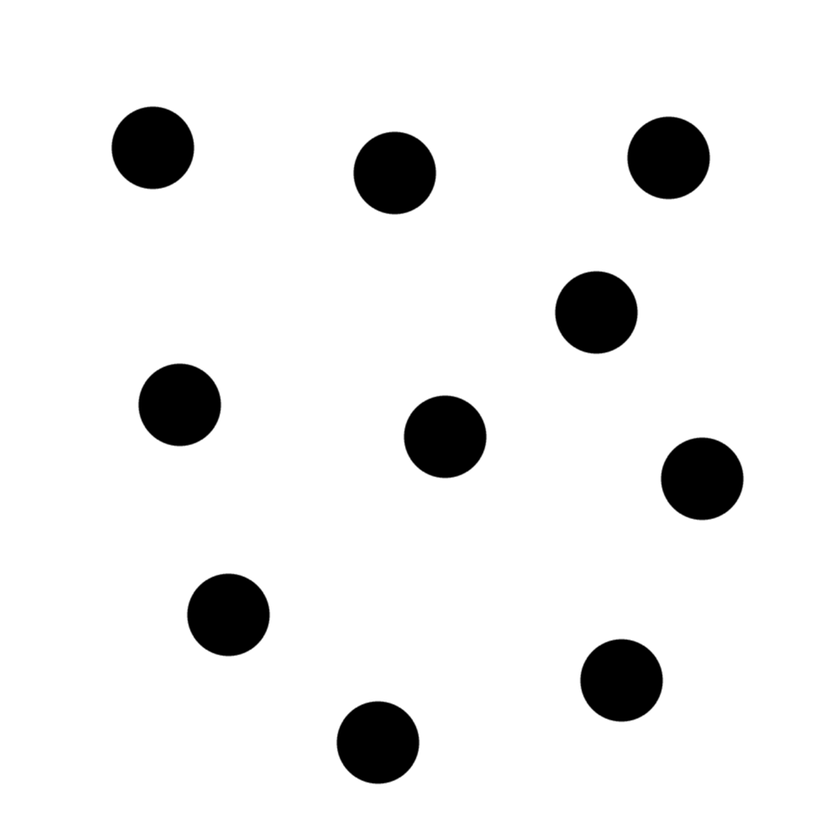
%> input picture otras-pruebas/circles.png, 840 x 840 px, shrunk from 1000 x 1000 before the run
$ octave circles.m   (GNU Octave 9; MATLAB toolbox functions it lacks are replaced by stand-ins)
%> lines starting %> are read from the running program, lines starting %| are printed output that depends on the picture
clc
clear

% El rango de valores que imfindcircles utiliza representa el tamaño del radio
% de los círculos buscados
% Las unidades del radio están en píxeles
% Por defecto se buscan circulos claros en un fondo oscuro, si se trabaja con
% caso inverso se utiliza la propiedad ObjectPolarity con valor dark

imagenPath = strcat('imagenes\circles.png');
i_orig = imread (imagenPath);
%> i_orig is the input picture: size 840x840x3 uint8; min 0, max 255, mean 235.8
i = rgb2gray (i_orig);

[centers, radii, metric] = imfindcircles(i, [40 60], 'ObjectPolarity','dark')
%> centers = [622.2 680.8; 596.6 313; 378.5 743; 229 615.5; 669.1 158.4; 702.8 479.2; 395.2 173.5; 153.5 148.4; 445.7 437.3; 180.2 405.5]; radii = [41.2; 41.2; 41.13; 41.19; 41.18; 41.13; 41.13; 41.13; 41.15; 41.13]; metric = [0.568; 0.566; 0.556; 0.553; 0.55; 0.548; 0.546; 0.545; 0.545; 0.54]
centersStrong5 = centers(1:10,:);
%> centersStrong5 has the same summary as centers
radiiStrong5 = radii(1:10);
%> radiiStrong5 has the same summary as radii
imshow (i)
viscircles(centersStrong5, radiiStrong5,'EdgeColor','b');
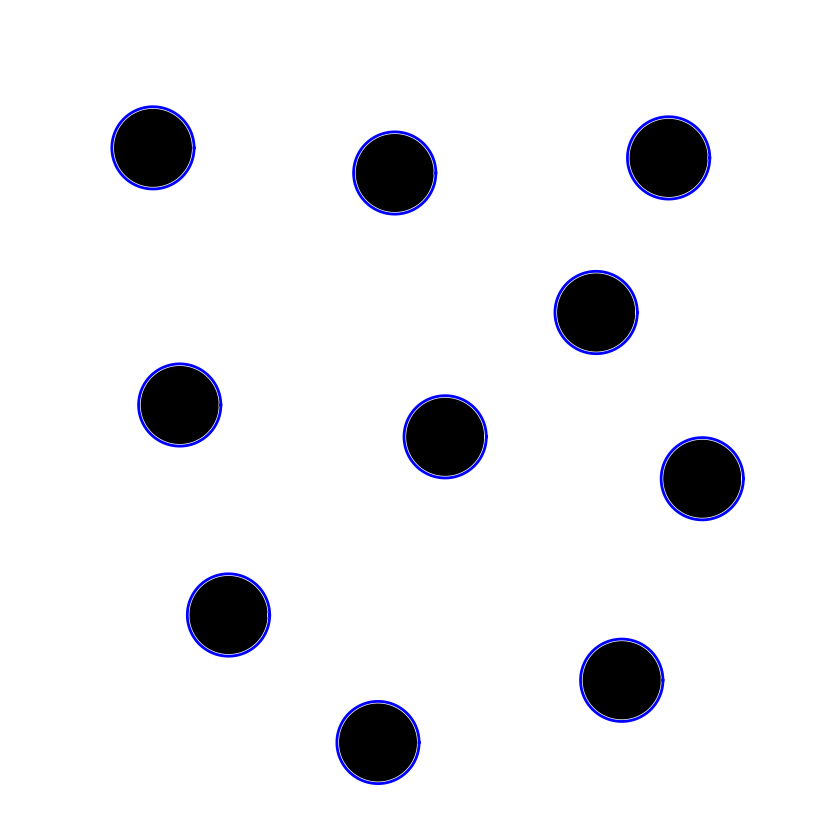
%> figure redrawn from the program's plot data
